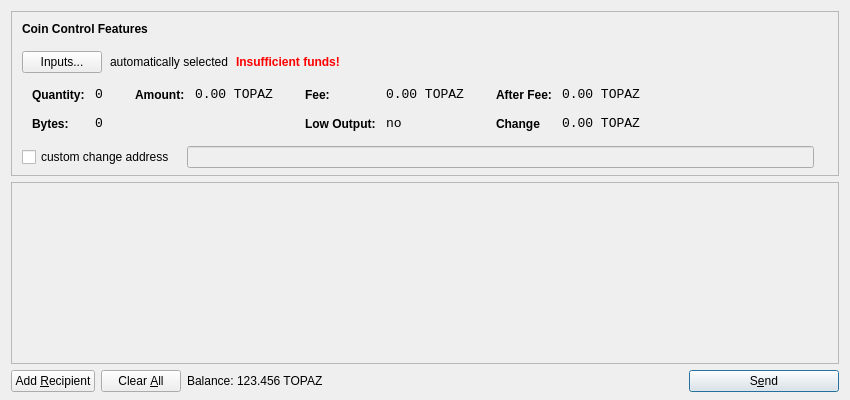
<?xml version="1.0" encoding="UTF-8"?>
<ui version="4.0">
 <class>SendCoinsDialog</class>
 <widget class="QDialog" name="SendCoinsDialog">
  <property name="geometry">
   <rect>
    <x>0</x>
    <y>0</y>
    <width>850</width>
    <height>400</height>
   </rect>
  </property>
  <property name="windowTitle">
   <string>Send Coins</string>
  </property>
  <layout class="QVBoxLayout" name="verticalLayout" stretch="0,1,0">
   <property name="bottomMargin">
    <number>8</number>
   </property>
   <item>
    <widget class="QFrame" name="frameCoinControl">
     <property name="sizePolicy">
      <sizepolicy hsizetype="Expanding" vsizetype="Expanding">
       <horstretch>0</horstretch>
       <verstretch>0</verstretch>
      </sizepolicy>
     </property>
     <property name="maximumSize">
      <size>
       <width>16777215</width>
       <height>16777215</height>
      </size>
     </property>
     <property name="frameShape">
      <enum>QFrame::StyledPanel</enum>
     </property>
     <property name="frameShadow">
      <enum>QFrame::Sunken</enum>
     </property>
     <layout class="QVBoxLayout" name="verticalLayoutCoinControl2">
      <property name="spacing">
       <number>-1</number>
      </property>
      <property name="leftMargin">
       <number>0</number>
      </property>
      <property name="topMargin">
       <number>0</number>
      </property>
      <property name="rightMargin">
       <number>0</number>
      </property>
      <property name="bottomMargin">
       <number>6</number>
      </property>
      <item>
       <layout class="QVBoxLayout" name="verticalLayoutCoinControl" stretch="0,0,0,0,1">
        <property name="spacing">
         <number>0</number>
        </property>
        <property name="leftMargin">
         <number>10</number>
        </property>
        <property name="topMargin">
         <number>10</number>
        </property>
        <item>
         <layout class="QHBoxLayout" name="horizontalLayoutCoinControl1">
          <property name="bottomMargin">
           <number>15</number>
          </property>
          <item>
           <widget class="QLabel" name="labelCoinControlFeatures">
            <property name="sizePolicy">
             <sizepolicy hsizetype="Preferred" vsizetype="Maximum">
              <horstretch>0</horstretch>
              <verstretch>0</verstretch>
             </sizepolicy>
            </property>
            <property name="font">
             <font>
              <weight>75</weight>
              <bold>true</bold>
             </font>
            </property>
            <property name="styleSheet">
             <string notr="true">font-weight:bold;</string>
            </property>
            <property name="text">
             <string>Coin Control Features</string>
            </property>
           </widget>
          </item>
         </layout>
        </item>
        <item>
         <layout class="QHBoxLayout" name="horizontalLayoutCoinControl2" stretch="0,0,0,0">
          <property name="spacing">
           <number>8</number>
          </property>
          <property name="bottomMargin">
           <number>10</number>
          </property>
          <item>
           <widget class="QPushButton" name="pushButtonCoinControl">
            <property name="styleSheet">
             <string notr="true"/>
            </property>
            <property name="text">
             <string>Inputs...</string>
            </property>
           </widget>
          </item>
          <item>
           <widget class="QLabel" name="labelCoinControlAutomaticallySelected">
            <property name="text">
             <string>automatically selected</string>
            </property>
            <property name="margin">
             <number>5</number>
            </property>
           </widget>
          </item>
          <item>
           <widget class="QLabel" name="labelCoinControlInsuffFunds">
            <property name="font">
             <font>
              <weight>75</weight>
              <bold>true</bold>
             </font>
            </property>
            <property name="styleSheet">
             <string notr="true">color:red;font-weight:bold;</string>
            </property>
            <property name="text">
             <string>Insufficient funds!</string>
            </property>
            <property name="margin">
             <number>5</number>
            </property>
           </widget>
          </item>
          <item>
           <spacer name="horizontalSpacerCoinControl">
            <property name="orientation">
             <enum>Qt::Horizontal</enum>
            </property>
            <property name="sizeHint" stdset="0">
             <size>
              <width>40</width>
              <height>1</height>
             </size>
            </property>
           </spacer>
          </item>
         </layout>
        </item>
        <item>
         <widget class="QWidget" name="widgetCoinControl" native="true">
          <property name="sizePolicy">
           <sizepolicy hsizetype="Preferred" vsizetype="Preferred">
            <horstretch>0</horstretch>
            <verstretch>0</verstretch>
           </sizepolicy>
          </property>
          <property name="minimumSize">
           <size>
            <width>0</width>
            <height>0</height>
           </size>
          </property>
          <property name="styleSheet">
           <string notr="true"/>
          </property>
          <layout class="QHBoxLayout" name="horizontalLayoutCoinControl5">
           <property name="margin">
            <number>0</number>
           </property>
           <item>
            <layout class="QHBoxLayout" name="horizontalLayoutCoinControl3" stretch="0,0,0,1">
             <property name="spacing">
              <number>20</number>
             </property>
             <property name="topMargin">
              <number>0</number>
             </property>
             <property name="bottomMargin">
              <number>10</number>
             </property>
             <item>
              <layout class="QFormLayout" name="formLayoutCoinControl1">
               <property name="horizontalSpacing">
                <number>10</number>
               </property>
               <property name="verticalSpacing">
                <number>14</number>
               </property>
               <property name="leftMargin">
                <number>10</number>
               </property>
               <property name="topMargin">
                <number>4</number>
               </property>
               <property name="rightMargin">
                <number>6</number>
               </property>
               <item row="0" column="0">
                <widget class="QLabel" name="labelCoinControlQuantityText">
                 <property name="styleSheet">
                  <string notr="true">font-weight:bold;</string>
                 </property>
                 <property name="text">
                  <string>Quantity:</string>
                 </property>
                 <property name="margin">
                  <number>0</number>
                 </property>
                </widget>
               </item>
               <item row="0" column="1">
                <widget class="QLabel" name="labelCoinControlQuantity">
                 <property name="font">
                  <font>
                   <family>Monospace</family>
                   <pointsize>10</pointsize>
                  </font>
                 </property>
                 <property name="cursor">
                  <cursorShape>IBeamCursor</cursorShape>
                 </property>
                 <property name="contextMenuPolicy">
                  <enum>Qt::ActionsContextMenu</enum>
                 </property>
                 <property name="text">
                  <string>0</string>
                 </property>
                 <property name="margin">
                  <number>0</number>
                 </property>
                 <property name="textInteractionFlags">
                  <set>Qt::LinksAccessibleByMouse|Qt::TextSelectableByKeyboard|Qt::TextSelectableByMouse</set>
                 </property>
                </widget>
               </item>
               <item row="1" column="0">
                <widget class="QLabel" name="labelCoinControlBytesText">
                 <property name="styleSheet">
                  <string notr="true">font-weight:bold;</string>
                 </property>
                 <property name="text">
                  <string>Bytes:</string>
                 </property>
                </widget>
               </item>
               <item row="1" column="1">
                <widget class="QLabel" name="labelCoinControlBytes">
                 <property name="font">
                  <font>
                   <family>Monospace</family>
                   <pointsize>10</pointsize>
                  </font>
                 </property>
                 <property name="cursor">
                  <cursorShape>IBeamCursor</cursorShape>
                 </property>
                 <property name="contextMenuPolicy">
                  <enum>Qt::ActionsContextMenu</enum>
                 </property>
                 <property name="text">
                  <string>0</string>
                 </property>
                 <property name="textInteractionFlags">
                  <set>Qt::LinksAccessibleByMouse|Qt::TextSelectableByKeyboard|Qt::TextSelectableByMouse</set>
                 </property>
                </widget>
               </item>
              </layout>
             </item>
             <item>
              <layout class="QFormLayout" name="formLayoutCoinControl2">
               <property name="horizontalSpacing">
                <number>10</number>
               </property>
               <property name="verticalSpacing">
                <number>14</number>
               </property>
               <property name="leftMargin">
                <number>6</number>
               </property>
               <property name="topMargin">
                <number>4</number>
               </property>
               <property name="rightMargin">
                <number>6</number>
               </property>
               <item row="0" column="0">
                <widget class="QLabel" name="labelCoinControlAmountText">
                 <property name="styleSheet">
                  <string notr="true">font-weight:bold;</string>
                 </property>
                 <property name="text">
                  <string>Amount:</string>
                 </property>
                 <property name="margin">
                  <number>0</number>
                 </property>
                </widget>
               </item>
               <item row="0" column="1">
                <widget class="QLabel" name="labelCoinControlAmount">
                 <property name="font">
                  <font>
                   <family>Monospace</family>
                   <pointsize>10</pointsize>
                  </font>
                 </property>
                 <property name="cursor">
                  <cursorShape>IBeamCursor</cursorShape>
                 </property>
                 <property name="contextMenuPolicy">
                  <enum>Qt::ActionsContextMenu</enum>
                 </property>
                 <property name="text">
                  <string notr="true">0.00 TOPAZ</string>
                 </property>
                 <property name="textInteractionFlags">
                  <set>Qt::LinksAccessibleByMouse|Qt::TextSelectableByKeyboard|Qt::TextSelectableByMouse</set>
                 </property>
                </widget>
               </item>
              </layout>
             </item>
             <item>
              <layout class="QFormLayout" name="formLayoutCoinControl3">
               <property name="horizontalSpacing">
                <number>10</number>
               </property>
               <property name="verticalSpacing">
                <number>14</number>
               </property>
               <property name="leftMargin">
                <number>6</number>
               </property>
               <property name="topMargin">
                <number>4</number>
               </property>
               <property name="rightMargin">
                <number>6</number>
               </property>
               <item row="0" column="0">
                <widget class="QLabel" name="labelCoinControlFeeText">
                 <property name="styleSheet">
                  <string notr="true">font-weight:bold;</string>
                 </property>
                 <property name="text">
                  <string>Fee:</string>
                 </property>
                 <property name="margin">
                  <number>0</number>
                 </property>
                </widget>
               </item>
               <item row="0" column="1">
                <widget class="QLabel" name="labelCoinControlFee">
                 <property name="font">
                  <font>
                   <family>Monospace</family>
                   <pointsize>10</pointsize>
                  </font>
                 </property>
                 <property name="cursor">
                  <cursorShape>IBeamCursor</cursorShape>
                 </property>
                 <property name="contextMenuPolicy">
                  <enum>Qt::ActionsContextMenu</enum>
                 </property>
                 <property name="text">
                  <string notr="true">0.00 TOPAZ</string>
                 </property>
                 <property name="textInteractionFlags">
                  <set>Qt::LinksAccessibleByMouse|Qt::TextSelectableByKeyboard|Qt::TextSelectableByMouse</set>
                 </property>
                </widget>
               </item>
               <item row="1" column="0">
                <widget class="QLabel" name="labelCoinControlLowOutputText">
                 <property name="styleSheet">
                  <string notr="true">font-weight:bold;</string>
                 </property>
                 <property name="text">
                  <string>Low Output:</string>
                 </property>
                </widget>
               </item>
               <item row="1" column="1">
                <widget class="QLabel" name="labelCoinControlLowOutput">
                 <property name="font">
                  <font>
                   <family>Monospace</family>
                   <pointsize>10</pointsize>
                  </font>
                 </property>
                 <property name="cursor">
                  <cursorShape>IBeamCursor</cursorShape>
                 </property>
                 <property name="contextMenuPolicy">
                  <enum>Qt::ActionsContextMenu</enum>
                 </property>
                 <property name="text">
                  <string>no</string>
                 </property>
                 <property name="textInteractionFlags">
                  <set>Qt::LinksAccessibleByMouse|Qt::TextSelectableByKeyboard|Qt::TextSelectableByMouse</set>
                 </property>
                </widget>
               </item>
              </layout>
             </item>
             <item>
              <layout class="QFormLayout" name="formLayoutCoinControl4">
               <property name="horizontalSpacing">
                <number>10</number>
               </property>
               <property name="verticalSpacing">
                <number>14</number>
               </property>
               <property name="leftMargin">
                <number>6</number>
               </property>
               <property name="topMargin">
                <number>4</number>
               </property>
               <property name="rightMargin">
                <number>6</number>
               </property>
               <item row="0" column="0">
                <widget class="QLabel" name="labelCoinControlAfterFeeText">
                 <property name="styleSheet">
                  <string notr="true">font-weight:bold;</string>
                 </property>
                 <property name="text">
                  <string>After Fee:</string>
                 </property>
                 <property name="margin">
                  <number>0</number>
                 </property>
                </widget>
               </item>
               <item row="0" column="1">
                <widget class="QLabel" name="labelCoinControlAfterFee">
                 <property name="font">
                  <font>
                   <family>Monospace</family>
                   <pointsize>10</pointsize>
                  </font>
                 </property>
                 <property name="cursor">
                  <cursorShape>IBeamCursor</cursorShape>
                 </property>
                 <property name="contextMenuPolicy">
                  <enum>Qt::ActionsContextMenu</enum>
                 </property>
                 <property name="text">
                  <string notr="true">0.00 TOPAZ</string>
                 </property>
                 <property name="textInteractionFlags">
                  <set>Qt::LinksAccessibleByMouse|Qt::TextSelectableByKeyboard|Qt::TextSelectableByMouse</set>
                 </property>
                </widget>
               </item>
               <item row="1" column="0">
                <widget class="QLabel" name="labelCoinControlChangeText">
                 <property name="styleSheet">
                  <string notr="true">font-weight:bold;</string>
                 </property>
                 <property name="text">
                  <string>Change</string>
                 </property>
                </widget>
               </item>
               <item row="1" column="1">
                <widget class="QLabel" name="labelCoinControlChange">
                 <property name="font">
                  <font>
                   <family>Monospace</family>
                   <pointsize>10</pointsize>
                  </font>
                 </property>
                 <property name="cursor">
                  <cursorShape>IBeamCursor</cursorShape>
                 </property>
                 <property name="contextMenuPolicy">
                  <enum>Qt::ActionsContextMenu</enum>
                 </property>
                 <property name="text">
                  <string notr="true">0.00 TOPAZ</string>
                 </property>
                 <property name="textInteractionFlags">
                  <set>Qt::LinksAccessibleByMouse|Qt::TextSelectableByKeyboard|Qt::TextSelectableByMouse</set>
                 </property>
                </widget>
               </item>
              </layout>
             </item>
            </layout>
           </item>
          </layout>
         </widget>
        </item>
        <item>
         <layout class="QHBoxLayout" name="horizontalLayoutCoinControl4" stretch="0,0,0">
          <property name="spacing">
           <number>12</number>
          </property>
          <property name="sizeConstraint">
           <enum>QLayout::SetDefaultConstraint</enum>
          </property>
          <property name="topMargin">
           <number>5</number>
          </property>
          <property name="rightMargin">
           <number>5</number>
          </property>
          <item>
           <widget class="QCheckBox" name="checkBoxCoinControlChange">
            <property name="text">
             <string>custom change address</string>
            </property>
           </widget>
          </item>
          <item>
           <widget class="QLineEdit" name="lineEditCoinControlChange">
            <property name="enabled">
             <bool>false</bool>
            </property>
            <property name="sizePolicy">
             <sizepolicy hsizetype="Expanding" vsizetype="Fixed">
              <horstretch>0</horstretch>
              <verstretch>0</verstretch>
             </sizepolicy>
            </property>
           </widget>
          </item>
          <item>
           <widget class="QLabel" name="labelCoinControlChangeLabel">
            <property name="sizePolicy">
             <sizepolicy hsizetype="Preferred" vsizetype="Expanding">
              <horstretch>0</horstretch>
              <verstretch>0</verstretch>
             </sizepolicy>
            </property>
            <property name="minimumSize">
             <size>
              <width>0</width>
              <height>0</height>
             </size>
            </property>
            <property name="text">
             <string/>
            </property>
            <property name="margin">
             <number>3</number>
            </property>
           </widget>
          </item>
         </layout>
        </item>
        <item>
         <spacer name="verticalSpacerCoinControl">
          <property name="orientation">
           <enum>Qt::Vertical</enum>
          </property>
          <property name="sizeHint" stdset="0">
           <size>
            <width>800</width>
            <height>1</height>
           </size>
          </property>
         </spacer>
        </item>
       </layout>
      </item>
     </layout>
    </widget>
   </item>
   <item>
    <widget class="QScrollArea" name="scrollArea">
     <property name="widgetResizable">
      <bool>true</bool>
     </property>
     <widget class="QWidget" name="scrollAreaWidgetContents">
      <property name="geometry">
       <rect>
        <x>0</x>
        <y>0</y>
        <width>830</width>
        <height>165</height>
       </rect>
      </property>
      <layout class="QVBoxLayout" name="verticalLayout_2">
       <property name="margin">
        <number>0</number>
       </property>
       <item>
        <layout class="QVBoxLayout" name="entries">
         <property name="spacing">
          <number>6</number>
         </property>
        </layout>
       </item>
       <item>
        <spacer name="verticalSpacer">
         <property name="orientation">
          <enum>Qt::Vertical</enum>
         </property>
         <property name="sizeHint" stdset="0">
          <size>
           <width>20</width>
           <height>40</height>
          </size>
         </property>
        </spacer>
       </item>
      </layout>
     </widget>
    </widget>
   </item>
   <item>
    <layout class="QHBoxLayout" name="horizontalLayout">
     <item>
      <widget class="QPushButton" name="addButton">
       <property name="toolTip">
        <string>Send to multiple recipients at once</string>
       </property>
       <property name="text">
        <string>Add &amp;Recipient</string>
       </property>
       <property name="autoDefault">
        <bool>false</bool>
       </property>
      </widget>
     </item>
     <item>
      <widget class="QPushButton" name="clearButton">
       <property name="sizePolicy">
        <sizepolicy hsizetype="Minimum" vsizetype="Fixed">
         <horstretch>0</horstretch>
         <verstretch>0</verstretch>
        </sizepolicy>
       </property>
       <property name="toolTip">
        <string>Remove all transaction fields</string>
       </property>
       <property name="text">
        <string>Clear &amp;All</string>
       </property>
       <property name="autoRepeatDelay">
        <number>300</number>
       </property>
       <property name="autoDefault">
        <bool>false</bool>
       </property>
      </widget>
     </item>
     <item>
      <layout class="QHBoxLayout" name="horizontalLayout_2">
       <property name="spacing">
        <number>3</number>
       </property>
       <item>
        <widget class="QLabel" name="label">
         <property name="sizePolicy">
          <sizepolicy hsizetype="Preferred" vsizetype="Fixed">
           <horstretch>0</horstretch>
           <verstretch>0</verstretch>
          </sizepolicy>
         </property>
         <property name="text">
          <string>Balance:</string>
         </property>
        </widget>
       </item>
       <item>
        <widget class="QLabel" name="labelBalance">
         <property name="sizePolicy">
          <sizepolicy hsizetype="Preferred" vsizetype="Fixed">
           <horstretch>0</horstretch>
           <verstretch>0</verstretch>
          </sizepolicy>
         </property>
         <property name="cursor">
          <cursorShape>IBeamCursor</cursorShape>
         </property>
         <property name="text">
          <string notr="true">123.456 TOPAZ</string>
         </property>
         <property name="textInteractionFlags">
          <set>Qt::LinksAccessibleByMouse|Qt::TextSelectableByKeyboard|Qt::TextSelectableByMouse</set>
         </property>
        </widget>
       </item>
      </layout>
     </item>
     <item>
      <spacer name="horizontalSpacer">
       <property name="orientation">
        <enum>Qt::Horizontal</enum>
       </property>
       <property name="sizeHint" stdset="0">
        <size>
         <width>40</width>
         <height>20</height>
        </size>
       </property>
      </spacer>
     </item>
     <item>
      <widget class="QPushButton" name="sendButton">
       <property name="minimumSize">
        <size>
         <width>150</width>
         <height>0</height>
        </size>
       </property>
       <property name="toolTip">
        <string>Confirm the send action</string>
       </property>
       <property name="text">
        <string>S&amp;end</string>
       </property>
       <property name="icon">
        <iconset resource="../bitcoin.qrc">
         <normaloff>:/icons/send</normaloff>:/icons/send</iconset>
       </property>
       <property name="default">
        <bool>true</bool>
       </property>
      </widget>
     </item>
    </layout>
   </item>
  </layout>
 </widget>
 <resources>
  <include location="../bitcoin.qrc"/>
 </resources>
 <connections/>
</ui>
